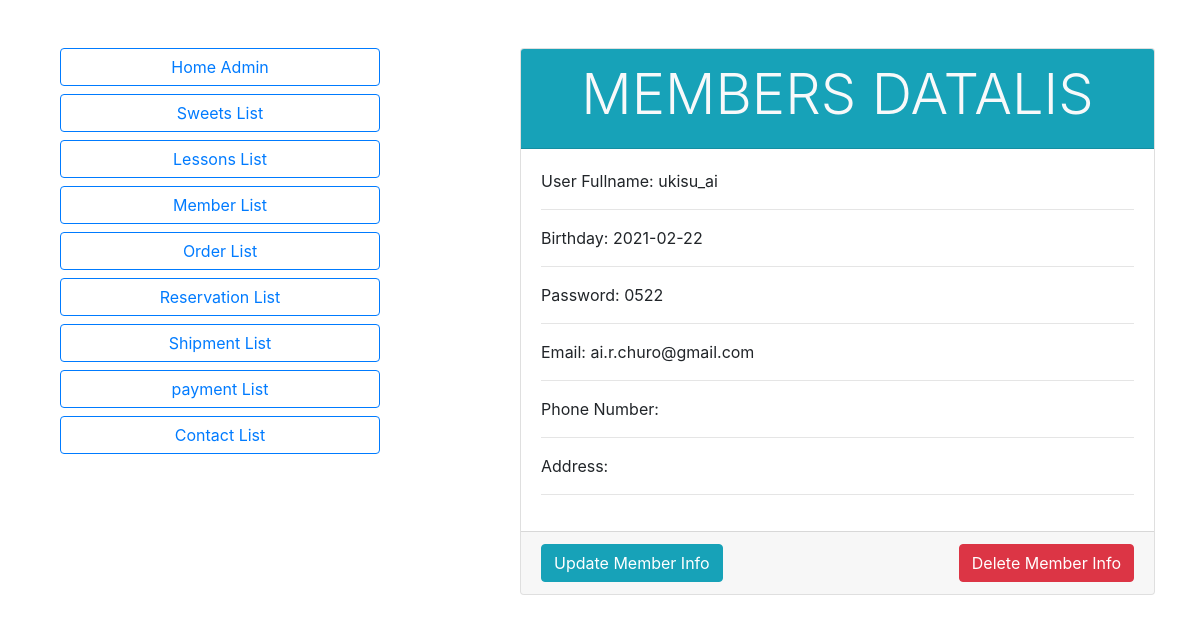
Page /member_data.php?m_id=1 on the committed database.
### tables this page shows
CREATE TABLE `members` (
  `m_id` int(11) NOT NULL,
  `m_username` varchar(100) NOT NULL,
  `m_bday` date NOT NULL,
  `m_password` varchar(11) NOT NULL,
  `m_mail` varchar(100) NOT NULL,
  `m_tel` varchar(100) NOT NULL,
  `m_address` varchar(100) NOT NULL
);

### classes/Database.php (called while the page is built, shortened)
<?php
class Database{
    private $servername = 'localhost';
    private $username = 'root';
    private $password = 'root';
    private $database_name = 'sweets_db';
    function __construct()
    {
        $this->conn = new mysqli($this->servername,$this->username,$this->password,$this->database_name);
        if($this->conn == TRUE){
            return $this->conn;
        }else{
            return FALSE;
        }
    }
}
?>

### admin_data.php (called while the page is built, shortened)
<?php
include 'classes/Sweets_order.php';
$sweetsobj = new Sweets;
?>

### classes/Sweets_order.php (called while the page is built, shortened)
<?php
include 'Database.php';
class Sweets extends Database{
   function display_one_members($m_id){
    $sql = "SELECT * FROM members WHERE m_id = '$m_id'";
    $result = $this->conn->query($sql);
    if($result->num_rows == 1){
        return $result->fetch_assoc();
    }else{
        echo "NO DATA RETRIEVED";
    }
}
  }
?>

### member_data.php (the view, shortened to what this page needs)
<?php
include 'admin_data.php';
$m_id = $_GET['m_id'];
$one_members = $sweetsobj->display_one_members($m_id);
?>
<!doctype html>
<html lang="en">
  <head>
    <link rel="stylesheet" href="https://stackpath.bootstrapcdn.com/bootstrap/4.3.1/css/bootstrap.min.css">
  </head>
  <body>
  <nav class="container">
    <div class="row">
        <div class="col-4">
            <div class="container mt-5">
               <a href="admin.php" class="btn btn-outline-primary btn-block">Home Admin</a>
               <a href="sweets_list.php" class="btn btn-outline-primary btn-block">Sweets List</a>
               <a href="lesson_list.php" class="btn btn-outline-primary btn-block">Lessons List</a>
               <a href="member_list.php" class="btn btn-outline-primary btn-block">Member List</a>
               <a href="ordercancel_list.php" class="btn btn-outline-primary btn-block">Order List</a>
               <a href="lesson_resercancel.php" class="btn btn-outline-primary btn-block">Reservation List</a>
               <a href="shipment_list.php" class="btn btn-outline-primary btn-block">Shipment List</a>
               <a href="payment_list.php" class="btn btn-outline-primary btn-block">payment List</a>
               <a href="contact_list.php" class="btn btn-outline-primary btn-block">Contact List</a>
            </div>
        </div>
        <div class="col-1"></div>
        <div class="col-7">
        <div class="card mx-auto mt-5">
                     <div class="card-header bg-info text-light text-center">
                         <h1 class="display-4">
                             MEMBERS DATALIS
                         </h1>
                     </div>
                     <div class="card-body">
                        User Fullname: <?php echo $one_members['m_username'] ?>
                        <hr>
                        Birthday: <?php echo $one_members['m_bday']?>
                        <hr>
                        Password: <?php echo $one_members['m_password']?>
                        <hr>
                        Email: <?php echo $one_members['m_mail']?>
                        <hr>
                        Phone Number: <?php echo $one_sweets['m_tel']?>
                        <hr>
                        Address: <?php echo $one_sweets['m_address']?>
                        <hr>
                     </div>
                     <div class="card-footer">
                         <a href="update_member.php?m_id=<?php echo $m_id ?>" class="btn btn-info">Update Member Info</a>
                         <a href="delete_member.php?m_id=<?php echo $m_id ?>" class="float-right btn btn-danger">Delete Member Info</a>
                     </div>
                </div>
        </div>
        </div>
  </nav>
  </body>
</html>

### rows in the picture
members: m_username "ukisu_ai", m_bday "2021-02-22", m_password "0522", m_mail "ai.r.churo@gmail.com"
